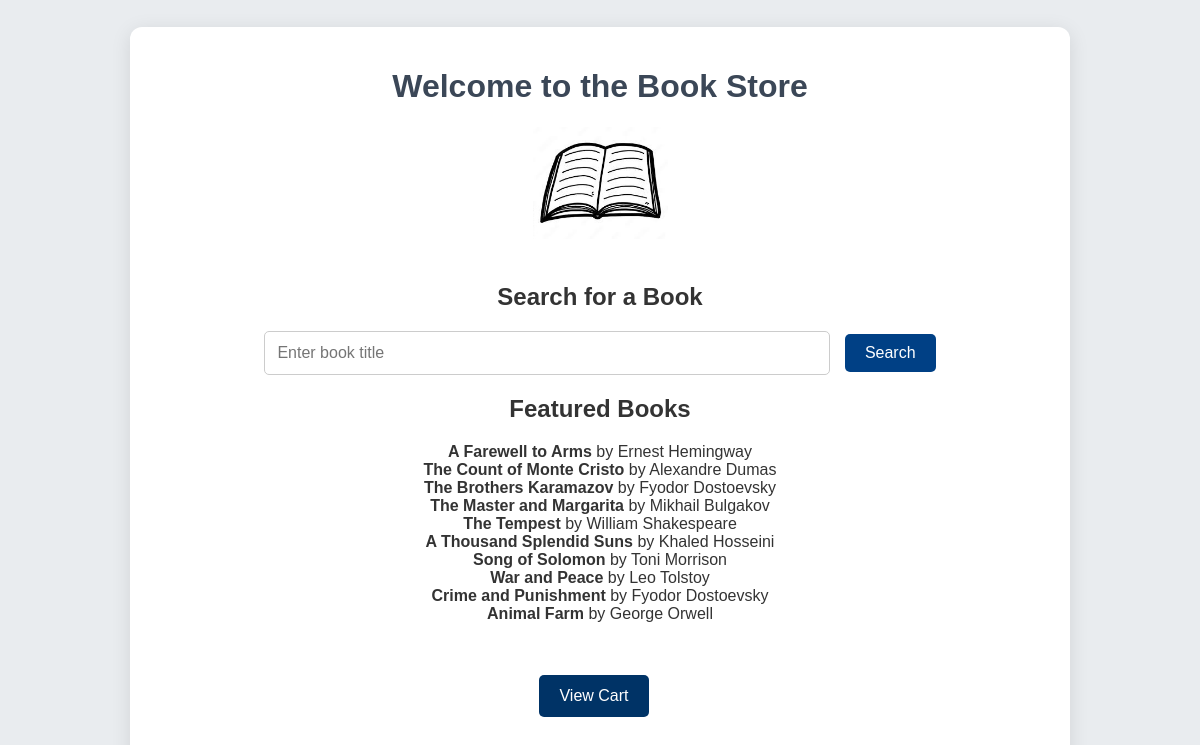
The page / on the database its author committed.
### tables this page shows
CREATE TABLE books (
    id INTEGER PRIMARY KEY AUTOINCREMENT,
    title TEXT NOT NULL,
    author TEXT NOT NULL,
    amount INTEGER NOT NULL
);

### app.py (the view)
@app.route('/')
def index():
    conn = sqlite3.connect('books.db')
    cursor = conn.cursor()
    cursor.execute("SELECT title, author FROM books")
    all_books = cursor.fetchall()
    conn.close()
    random_books = random.sample(all_books, min(len(all_books), 10))  # Если книг меньше 10, выбираем все
    return render_template('index.html', random_books=random_books)

### templates/index.html (shortened to what this page needs)
<!DOCTYPE html>
<html lang="en">
<head>
    <link rel="stylesheet" href="{{ url_for('static', filename='css/styles.css') }}">
</head>
<body>
    <div class="container">
        <h1>Welcome to the Book Store</h1>
        <img src="{{ url_for('static', filename='images/book.jpg') }}" alt="Book" style="max-width: 15%; height: auto; margin-bottom: 20px;">
        <h2>Search for a Book</h2>
        <form action="{{ url_for('search_books') }}" method="POST">
            <input type="text" name="search_term" placeholder="Enter book title" required>
            <button type="submit">Search</button>
        </form>
        <h2>Featured Books</h2>
        <ul>
            {% for title, author in random_books %}
                <li>
                    <strong>{{ title }}</strong> by {{ author }}
                </li>
            {% endfor %}
        </ul>
        <p><a href="/cart" class="back-home-button">View Cart</a></p>
    </div>
</body>
</html>

### static/css/styles.css (style rules this page uses)
body { font-family: 'Arial', sans-serif; background-color: #e9ecef; margin: 0; padding: 0; color: #333; height: 100vh; display: flex; justify-content: center; align-items: center; }
.container { width: 80%; max-width: 900px; margin: 0 auto; padding: 20px; background-color: #ffffff; border-radius: 12px; box-shadow: 0 4px 20px rgba(0, 0, 0, 0.1); text-align: center; }
input[type="text"] { width: 60%; padding: 12px; font-size: 16px; margin-right: 10px; border: 1px solid #ccc; border-radius: 5px; transition: border-color 0.3s ease; }
button { padding: 12px 24px; font-size: 16px; background-color: #4e5b6e; color: white; border: none; border-radius: 5px; cursor: pointer; transition: background-color 0.3s ease; }
.back-home-button { display: inline-block; padding: 12px 20px; background-color: #003366; color: white; text-decoration: none; border-radius: 5px; font-size: 16px; text-align: center; margin-top: 20px; margin-bottom: 20px; transition: background-color 0.3s ease; }
p { display: inline-block; margin-right: 12px; }
.container h1 { color: #3b4757; }
button, .add-to-cart, .back-home-button { transition: background-color 0.3s ease; }
a { text-decoration: none; display: inline-block; margin: 0; padding: 0; }
button { display: inline-block; padding: 10px 20px; background-color: #004085; color: white; border: none; border-radius: 5px; cursor: pointer; }
ul { list-style-type: none; padding: 0; }

### rows shown on the page
books: title "A Farewell to Arms", author "Ernest Hemingway"
books: title "The Count of Monte Cristo", author "Alexandre Dumas"
books: title "The Brothers Karamazov", author "Fyodor Dostoevsky"
books: title "The Master and Margarita", author "Mikhail Bulgakov"
books: title "The Tempest", author "William Shakespeare"
books: title "A Thousand Splendid Suns", author "Khaled Hosseini"
books: title "Song of Solomon", author "Toni Morrison"
books: title "War and Peace", author "Leo Tolstoy"
books: title "Crime and Punishment", author "Fyodor Dostoevsky"
books: title "Animal Farm", author "George Orwell"
